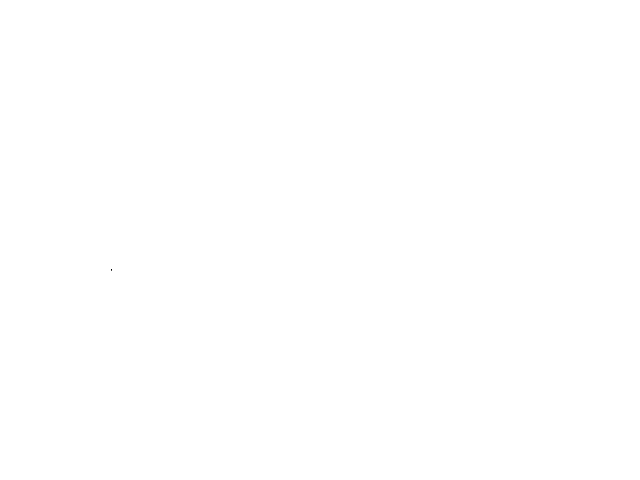
Frame 1 (no input)
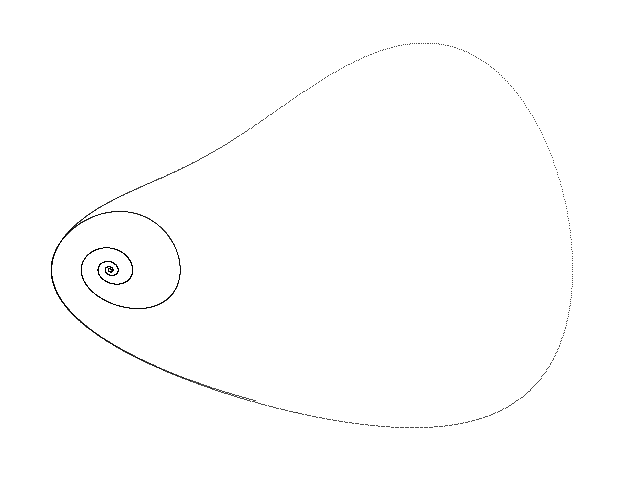
Frame 60 (the mouse pressed at the canvas centre just before this capture)
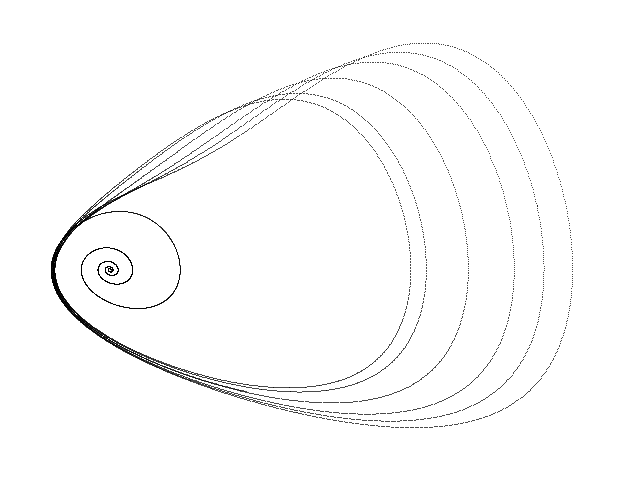
Frame 120 (the mouse held since frame 60 and released just before this capture)

The Processing sketch that drew these frames (run headless with seeded random() and noise(); from frame 60 on, the mouse is pressed at the canvas centre):

// Processing sketch: Jerk
// ── Jerk.pde
// Jerk chaotic attractor //

  float x = 0.02;
  float y = 0.0;
  float h = 0.01;
  float a = 0.0;
  float b = 2.017;
  float j = 0.0;

void setup() {
  
  size(640, 480);
  background(255);
  
}

void draw() {
  
  for (int i=0; i<100; i++) {
        
    x = x + h * y;
    y = y + h * a;
    j = -b * a + pow(y, 2.0) - x;
    a = a + h * j;
  
    point(110 + (60 * x), 270 + (75 * y));
        
  }

}
